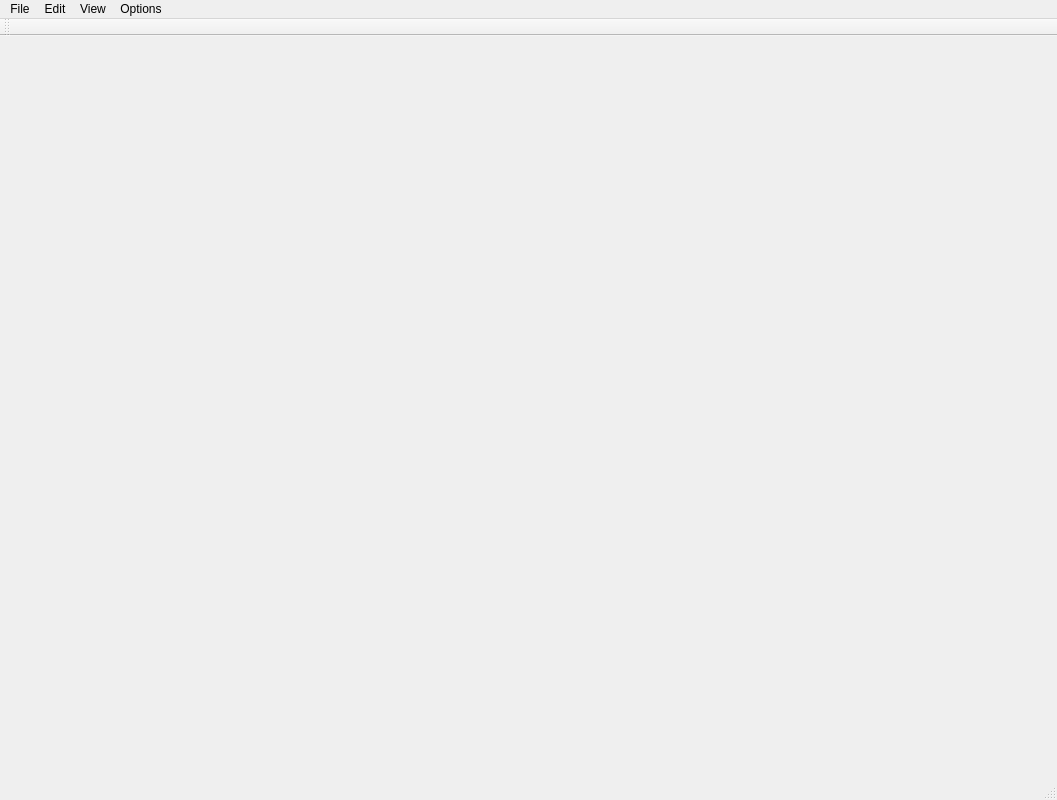
<?xml version="1.0" encoding="UTF-8"?>
<ui version="4.0">
 <class>MainWindowClass</class>
 <widget class="QMainWindow" name="MainWindowClass">
  <property name="geometry">
   <rect>
    <x>0</x>
    <y>0</y>
    <width>1057</width>
    <height>800</height>
   </rect>
  </property>
  <property name="windowTitle">
   <string>Sketching Application</string>
  </property>
  <widget class="QWidget" name="centralWidget"/>
  <widget class="QMenuBar" name="menuBar">
   <property name="geometry">
    <rect>
     <x>0</x>
     <y>0</y>
     <width>1057</width>
     <height>26</height>
    </rect>
   </property>
   <widget class="QMenu" name="menuFile">
    <property name="title">
     <string>File</string>
    </property>
    <addaction name="actionNew"/>
    <addaction name="actionClearSketch"/>
    <addaction name="actionOpenImage"/>
    <addaction name="actionOpenCGA"/>
    <addaction name="actionSaveGeometry"/>
    <addaction name="actionSketchyRendering"/>
    <addaction name="separator"/>
    <addaction name="actionExit"/>
   </widget>
   <widget class="QMenu" name="menuShape">
    <property name="title">
     <string>Edit</string>
    </property>
    <addaction name="actionAddBuildingMass"/>
    <addaction name="actionCopyBuildingMass"/>
    <addaction name="actionDeleteBuildingMass"/>
    <addaction name="separator"/>
    <addaction name="actionUndo"/>
   </widget>
   <widget class="QMenu" name="menuView">
    <property name="title">
     <string>View</string>
    </property>
    <addaction name="actionViewShadow"/>
    <addaction name="separator"/>
    <addaction name="actionViewBasicRendering"/>
    <addaction name="actionViewSSAO"/>
    <addaction name="actionViewLineRendering"/>
    <addaction name="actionViewHatching"/>
    <addaction name="actionViewSketchyRendering"/>
    <addaction name="separator"/>
    <addaction name="actionViewGroundPlane"/>
   </widget>
   <widget class="QMenu" name="menuOptions">
    <property name="title">
     <string>Options</string>
    </property>
    <addaction name="actionSetting"/>
    <addaction name="actionGrammarWindow"/>
   </widget>
   <addaction name="menuFile"/>
   <addaction name="menuShape"/>
   <addaction name="menuView"/>
   <addaction name="menuOptions"/>
  </widget>
  <widget class="QToolBar" name="mainToolBar">
   <attribute name="toolBarArea">
    <enum>TopToolBarArea</enum>
   </attribute>
   <attribute name="toolBarBreak">
    <bool>false</bool>
   </attribute>
  </widget>
  <widget class="QStatusBar" name="statusBar"/>
  <action name="actionOpen">
   <property name="text">
    <string>Open</string>
   </property>
   <property name="shortcut">
    <string>Ctrl+O</string>
   </property>
  </action>
  <action name="actionExit">
   <property name="text">
    <string>Exit</string>
   </property>
  </action>
  <action name="actionPredict">
   <property name="text">
    <string>Predict</string>
   </property>
   <property name="shortcut">
    <string>Ctrl+P</string>
   </property>
  </action>
  <action name="actionNew">
   <property name="text">
    <string>New</string>
   </property>
   <property name="shortcut">
    <string>Ctrl+N</string>
   </property>
  </action>
  <action name="actionOpenCGA">
   <property name="text">
    <string>Open CGA</string>
   </property>
  </action>
  <action name="actionCuboid">
   <property name="checkable">
    <bool>true</bool>
   </property>
   <property name="text">
    <string>Cuboid</string>
   </property>
  </action>
  <action name="actionLShape">
   <property name="checkable">
    <bool>true</bool>
   </property>
   <property name="text">
    <string>L-Shape</string>
   </property>
  </action>
  <action name="actionAddBuildingMass">
   <property name="text">
    <string>Add Building Mass</string>
   </property>
  </action>
  <action name="actionFixGeometry">
   <property name="text">
    <string>Fix</string>
   </property>
   <property name="shortcut">
    <string>Ctrl+F</string>
   </property>
  </action>
  <action name="actionClearSketch">
   <property name="text">
    <string>Clear Sketch</string>
   </property>
  </action>
  <action name="actionSaveGeometry">
   <property name="text">
    <string>Save Geometry</string>
   </property>
   <property name="shortcut">
    <string>Ctrl+S</string>
   </property>
  </action>
  <action name="actionSketchyRendering">
   <property name="text">
    <string>Sketchy Rendering</string>
   </property>
  </action>
  <action name="actionViewShadow">
   <property name="checkable">
    <bool>true</bool>
   </property>
   <property name="text">
    <string>Shadow</string>
   </property>
  </action>
  <action name="actionViewBasicRendering">
   <property name="checkable">
    <bool>true</bool>
   </property>
   <property name="text">
    <string>Basic Rendering</string>
   </property>
  </action>
  <action name="actionViewSSAO">
   <property name="checkable">
    <bool>true</bool>
   </property>
   <property name="text">
    <string>SSAO</string>
   </property>
  </action>
  <action name="actionViewLineRendering">
   <property name="checkable">
    <bool>true</bool>
   </property>
   <property name="text">
    <string>Line Rendering</string>
   </property>
  </action>
  <action name="actionViewHatching">
   <property name="checkable">
    <bool>true</bool>
   </property>
   <property name="text">
    <string>Hatching</string>
   </property>
  </action>
  <action name="actionViewSketchyRendering">
   <property name="checkable">
    <bool>true</bool>
   </property>
   <property name="text">
    <string>Sketchy Rendering</string>
   </property>
  </action>
  <action name="actionSetting">
   <property name="text">
    <string>Setting</string>
   </property>
  </action>
  <action name="actionCopyBuildingMass">
   <property name="text">
    <string>Copy Building Mass</string>
   </property>
   <property name="shortcut">
    <string>Ctrl+C</string>
   </property>
  </action>
  <action name="actionDeleteBuildingMass">
   <property name="text">
    <string>Delete Building Mass</string>
   </property>
   <property name="shortcut">
    <string>Ctrl+X</string>
   </property>
  </action>
  <action name="actionGrammarWindow">
   <property name="text">
    <string>Grammar Window</string>
   </property>
  </action>
  <action name="actionViewGroundPlane">
   <property name="checkable">
    <bool>true</bool>
   </property>
   <property name="text">
    <string>Ground Plane</string>
   </property>
  </action>
  <action name="actionUndo">
   <property name="text">
    <string>Undo</string>
   </property>
   <property name="shortcut">
    <string>Ctrl+Z</string>
   </property>
  </action>
  <action name="actionOpenImage">
   <property name="text">
    <string>Open Image</string>
   </property>
  </action>
 </widget>
 <layoutdefault spacing="6" margin="11"/>
 <resources>
  <include location="MainWindow.qrc"/>
 </resources>
 <connections/>
</ui>
